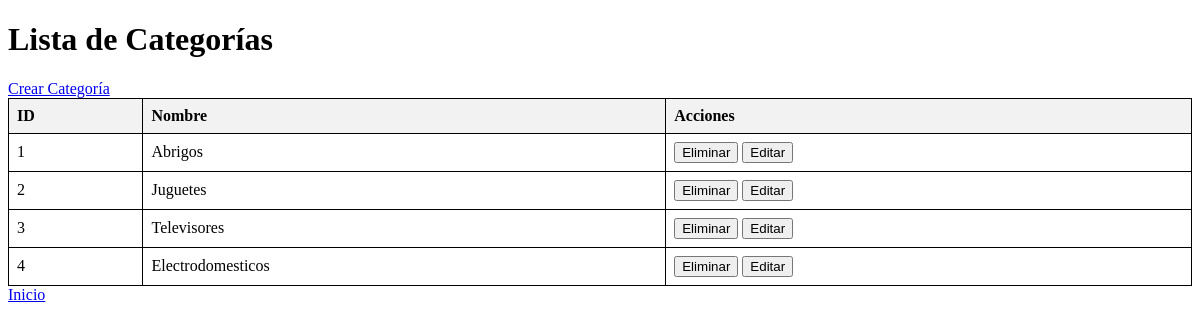
Page /indexCategorias.php (signed in) on the committed database.
### tables this page shows
CREATE TABLE `categorias` (
  `id_categoria` int(11) NOT NULL,
  `nombre` varchar(50) NOT NULL
);

### indexCategorias.php (the view, shortened to what this page needs)
<?php
include 'conexion.php';
$sql = "SELECT * FROM categorias";
$result = $conn->query($sql);
?>
<!DOCTYPE html>
<html lang="es">
<head>
</head>
<body>
    <h1>Lista de Categorías</h1>
    <a href="CrearCategorias.php">Crear Categoría</a>
    <table>
        <tr>
            <th>ID</th>
            <th>Nombre</th>
            <th>Acciones</th>
        </tr>
        <?php if ($result->num_rows > 0): ?>
            <?php while($categoria = $result->fetch_assoc()): ?>
            <tr>
                <td><?php echo $categoria['id_categoria']; ?></td>
                <td><?php echo $categoria['nombre']; ?></td>
                <td>
                    <form method="post" style="display:inline;">
                        <input type="submit" name="delete" value="Eliminar">
                    </form>
                    <form method="get" action="ActualizarCategorias.php" style="display:inline;">
                        <input type="submit" value="Editar">
                    </form>
                </td>
            </tr>
            <?php endwhile; ?>
        <?php else: ?>
            <tr>
                <td colspan="3">No se encontraron categorías</td>
            </tr>
        <?php endif; ?>
    </table>
    <div>
        <a href="index.php">Inicio</a>
    </div>
</body>
</html>

### indexCategorias.php (style rules this page uses)
table { width: 100%; border-collapse: collapse; }
table, th, td { border: 1px solid black; }
th, td { padding: 8px; text-align: left; }
th { background-color: #f2f2f2; }

### rows in the picture
categorias: id_categoria "1", nombre "Abrigos"
categorias: id_categoria "2", nombre "Juguetes"
categorias: id_categoria "3", nombre "Televisores"
categorias: id_categoria "4", nombre "Electrodomesticos"
